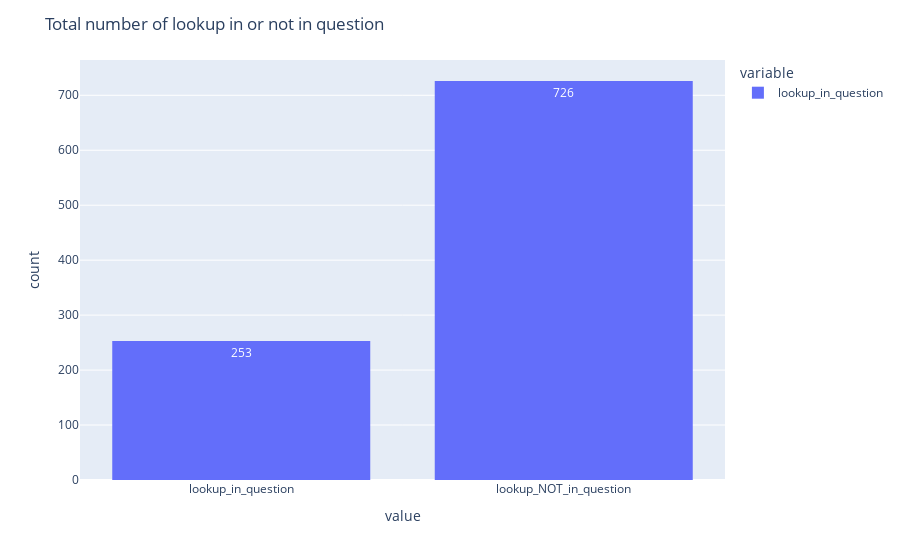

The notebook cell saved with this chart:
### Code cell
fig = px.histogram(
    test_nm, x=['lookup_in_question'], text_auto=True, 
    barmode='group'
    )
fig.update_layout(title_text="Total number of lookup in or not in question")
fig.show()

### Figure 1 — Plotly figure (JSON) as saved in the notebook; plotly's stock layout.template omitted (floating-point values rounded to 4 significant figures; data arrays with more than 128 entries replaced by an {"elided": "..."} marker saying what was removed)
{"data": [{"alignmentgroup": "True", "bingroup": "x", "hovertemplate": "variable=lookup_in_question<br>value=%{x}<br>count=%{y}<extra></extra>", "legendgroup": "lookup_in_question", "marker": {"color": "#636efa", "pattern": {"shape": ""}}, "name": "lookup_in_question", "offsetgroup": "lookup_in_question", "orientation": "v", "showlegend": true, "texttemplate": "%{value}", "type": "histogram", "x": {"elided": "979 str values"}, "xaxis": "x", "yaxis": "y"}], "layout": {"barmode": "group", "legend": {"title": {"text": "variable"}, "tracegroupgap": 0}, "margin": {"t": 60}, "title": {"text": "Total number of lookup in or not in question"}, "xaxis": {"anchor": "y", "domain": [0, 1], "title": {"text": "value"}}, "yaxis": {"anchor": "x", "domain": [0, 1], "title": {"text": "count"}}}}
